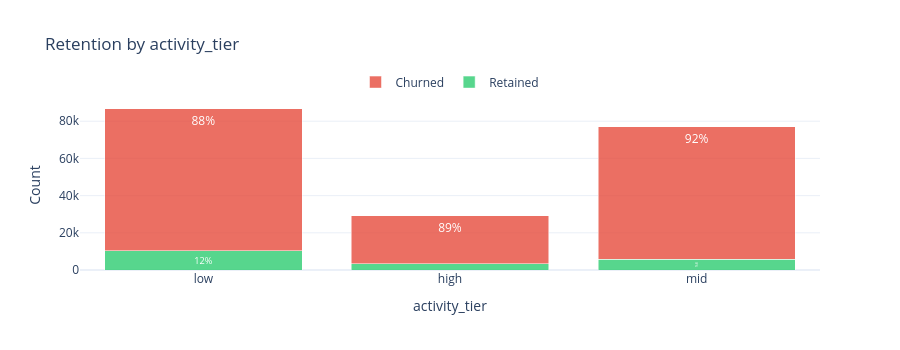
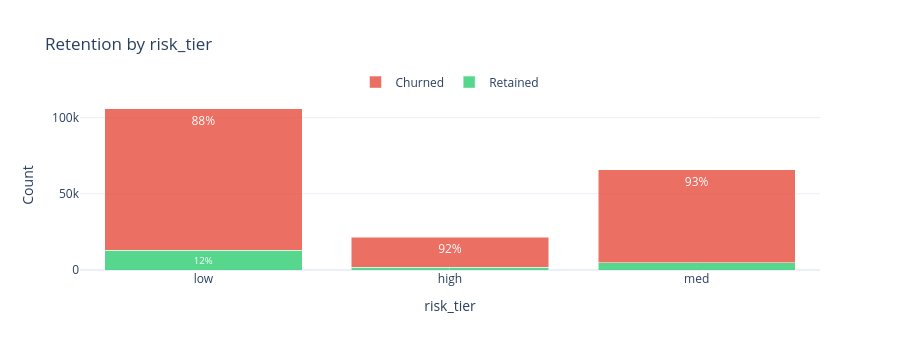
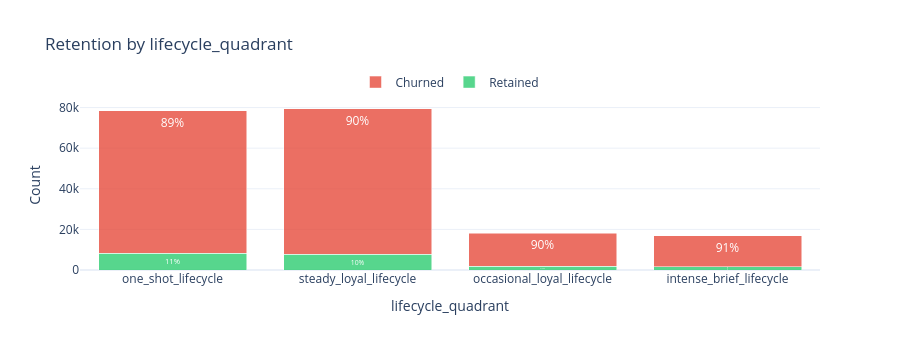
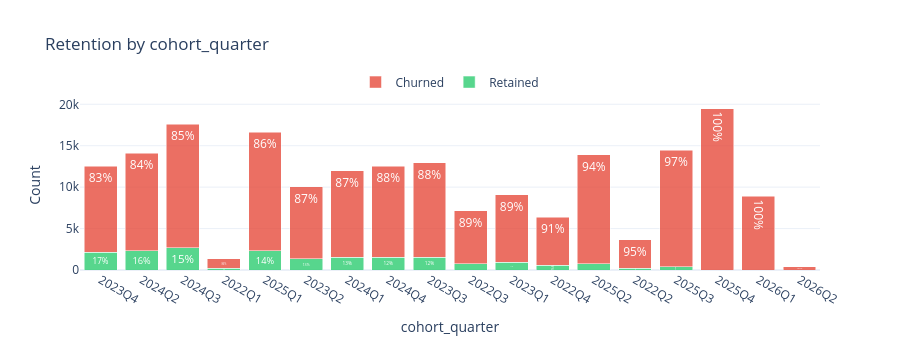

The cell these charts' notebook holds for them, in order:
### Markdown cell above
[//]: # (cr:doc name='5_6_categorical_feature_analysis' id=220b8f56)
## 5.6 Categorical Feature Analysis

Retention rates by category help identify which segments are at higher risk.

**📖 What to Look For:**
- Categories with **low retention rates** = high-risk segments for intervention
- **Large variation** across categories = strong predictive feature
- **Small categories** with extreme rates may be unreliable (small sample size)

**📊 Metrics Explained:**
- **Retention Rate**: % of customers in category who were retained
- **Lift**: How much better/worse than overall retention rate (>1 = better, <1 = worse)
- **Cramér's V**: Strength of association (0-1 scale, like correlation for categorical)

### Code cell
# @cr:code name='analyze_categorical_target' id=3e26270f
from customer_retention.stages.profiling import CategoricalTargetAnalyzer

if findings.target_column:
    target = findings.target_column
    overall_retention = df[target].mean()

    categorical_cols = [
        name for name, col in findings.columns.items()
        if col.inferred_type in [ColumnType.CATEGORICAL_NOMINAL, ColumnType.CATEGORICAL_ORDINAL]
        and name not in TEMPORAL_METADATA_COLS
    ]

    print("=" * 80)
    print("CATEGORICAL FEATURE ANALYSIS")
    print("=" * 80)
    print(f"Overall retention rate: {overall_retention:.1%}")

    if categorical_cols:
        # Use framework analyzer for summary
        cat_analyzer = CategoricalTargetAnalyzer(min_samples_per_category=10)
        summary_df = cat_analyzer.analyze_multiple(df, categorical_cols, target)

        print("\n📈 Categorical Feature Strength (Cramér's V):")
        print("-" * 60)
        for _, row in summary_df.iterrows():
            if row["cramers_v"] >= 0.3:
                strength = "Strong"
                emoji = "🔴"
            elif row["cramers_v"] >= 0.1:
                strength = "Moderate"
                emoji = "🟡"
            else:
                strength = "Weak"
                emoji = "🟢"
            sig = "***" if row["p_value"] < 0.001 else "**" if row["p_value"] < 0.01 else "*" if row["p_value"] < 0.05 else ""
            print(f"  {emoji} {row['feature']}: V={row['cramers_v']:.3f} ({strength}) {sig}")

        # Detailed analysis for each categorical feature
        for col_name in categorical_cols[:5]:
            result = cat_analyzer.analyze(df, col_name, target)

            print(f"\n{'='*60}")
            print(f"📊 {col_name.upper()}")
            print("="*60)

            # Display stats table
            if len(result.category_stats) > 0:
                display_stats = result.category_stats[['category', 'total_count', 'retention_rate', 'lift', 'pct_of_total']].copy()
                display_stats['retention_rate'] = display_stats['retention_rate'].apply(lambda x: f"{x:.1%}")
                display_stats['lift'] = display_stats['lift'].apply(lambda x: f"{x:.2f}x")
                display_stats['pct_of_total'] = display_stats['pct_of_total'].apply(lambda x: f"{x:.1%}")
                display_stats.columns = [col_name, 'Count', 'Retention Rate', 'Lift', '% of Data']
                display_table(display_stats)

                # Stacked bar chart
                cat_stats = result.category_stats
                categories = cat_stats['category'].tolist()
                retained_counts = cat_stats['retained_count'].tolist()
                churned_counts = cat_stats['churned_count'].tolist()

                fig = go.Figure()

                fig.add_trace(go.Bar(
                    name='Retained',
                    x=categories,
                    y=retained_counts,
                    marker_color='rgba(46, 204, 113, 0.8)',
                    text=[f"{r/(r+c)*100:.0f}%" for r, c in zip(retained_counts, churned_counts)],
                    textposition='inside',
                    textfont=dict(color='white', size=12)
                ))

                fig.add_trace(go.Bar(
                    name='Churned',
                    x=categories,
                    y=churned_counts,
                    marker_color='rgba(231, 76, 60, 0.8)',
                    text=[f"{c/(r+c)*100:.0f}%" for r, c in zip(retained_counts, churned_counts)],
                    textposition='inside',
                    textfont=dict(color='white', size=12)
                ))

                fig.update_layout(
                    barmode='stack',
                    title=f"Retention by {col_name}",
                    xaxis_title=col_name,
                    yaxis_title="Count",
                    template='plotly_white',
                    height=350,
                    legend=dict(orientation="h", yanchor="bottom", y=1.02, xanchor="center", x=0.5)
                )
                display_figure(fig)

                # Flag high-risk categories from framework result
                if result.high_risk_categories:
                    print("\n  ⚠️ High-risk categories (lift < 0.9x):")
                    for cat in result.high_risk_categories:
                        cat_row = cat_stats[cat_stats['category'] == cat].iloc[0]
                        print(f"     • {cat}: {cat_row['retention_rate']:.1%} retention ({cat_row['lift']:.2f}x lift)")
    else:
        print("\n  ℹ️ No categorical columns detected.")
else:
    print("No target column available for categorical analysis.")

### Figure 1 — Plotly figure (JSON) as saved in the notebook; plotly's stock layout.template omitted (floating-point values rounded to 4 significant figures)
{"data": [{"marker": {"color": "rgba(46, 204, 113, 0.8)"}, "name": "Retained", "text": ["12%", "11%", "8%"], "textfont": {"color": "white", "size": 12}, "textposition": "inside", "type": "bar", "x": ["low", "high", "mid"], "y": [10229, 3281, 5790]}, {"marker": {"color": "rgba(231, 76, 60, 0.8)"}, "name": "Churned", "text": ["88%", "89%", "92%"], "textfont": {"color": "white", "size": 12}, "textposition": "inside", "type": "bar", "x": ["low", "high", "mid"], "y": [76621, 25862, 71217]}], "layout": {"barmode": "stack", "height": 350, "legend": {"orientation": "h", "x": 0.5, "xanchor": "center", "y": 1.02, "yanchor": "bottom"}, "title": {"text": "Retention by activity_tier"}, "xaxis": {"title": {"text": "activity_tier"}}, "yaxis": {"title": {"text": "Count"}}}}

### Figure 2 — Plotly figure (JSON) as saved in the notebook; plotly's stock layout.template omitted (floating-point values rounded to 4 significant figures)
{"data": [{"marker": {"color": "rgba(46, 204, 113, 0.8)"}, "name": "Retained", "text": ["12%", "8%", "7%"], "textfont": {"color": "white", "size": 12}, "textposition": "inside", "type": "bar", "x": ["low", "high", "med"], "y": [12931, 1737, 4632]}, {"marker": {"color": "rgba(231, 76, 60, 0.8)"}, "name": "Churned", "text": ["88%", "92%", "93%"], "textfont": {"color": "white", "size": 12}, "textposition": "inside", "type": "bar", "x": ["low", "high", "med"], "y": [93026, 19686, 60988]}], "layout": {"barmode": "stack", "height": 350, "legend": {"orientation": "h", "x": 0.5, "xanchor": "center", "y": 1.02, "yanchor": "bottom"}, "title": {"text": "Retention by risk_tier"}, "xaxis": {"title": {"text": "risk_tier"}}, "yaxis": {"title": {"text": "Count"}}}}

### Figure 3 — Plotly figure (JSON) as saved in the notebook; plotly's stock layout.template omitted (floating-point values rounded to 4 significant figures)
{"data": [{"marker": {"color": "rgba(46, 204, 113, 0.8)"}, "name": "Retained", "text": ["11%", "10%", "10%", "9%"], "textfont": {"color": "white", "size": 12}, "textposition": "inside", "type": "bar", "x": ["one_shot_lifecycle", "steady_loyal_lifecycle", "occasional_loyal_lifecycle", "intense_brief_lifecycle"], "y": [8299, 7720, 1737, 1544]}, {"marker": {"color": "rgba(231, 76, 60, 0.8)"}, "name": "Churned", "text": ["89%", "90%", "90%", "91%"], "textfont": {"color": "white", "size": 12}, "textposition": "inside", "type": "bar", "x": ["one_shot_lifecycle", "steady_loyal_lifecycle", "occasional_loyal_lifecycle", "intense_brief_lifecycle"], "y": [70059, 71796, 16405, 15440]}], "layout": {"barmode": "stack", "height": 350, "legend": {"orientation": "h", "x": 0.5, "xanchor": "center", "y": 1.02, "yanchor": "bottom"}, "title": {"text": "Retention by lifecycle_quadrant"}, "xaxis": {"title": {"text": "lifecycle_quadrant"}}, "yaxis": {"title": {"text": "Count"}}}}

### Figure 4 — Plotly figure (JSON) as saved in the notebook; plotly's stock layout.template omitted (floating-point values rounded to 4 significant figures)
{"data": [{"marker": {"color": "rgba(46, 204, 113, 0.8)"}, "name": "Retained", "text": ["17%", "16%", "15%", "14%", "14%", "13%", "13%", "12%", "12%", "11%", "11%", "9%", "6%", "5%", "3%", "0%", "0%", "0%"], "textfont": {"color": "white", "size": 12}, "textposition": "inside", "type": "bar", "x": ["2023Q4", "2024Q2", "2024Q3", "2022Q1", "2025Q1", "2023Q2", "2024Q1", "2024Q4", "2023Q3", "2022Q3", "2023Q1", "2022Q4", "2025Q2", "2022Q2", "2025Q3", "2025Q4", "2026Q1", "2026Q2"], "y": [2123, 2316, 2702, 193, 2316, 1351, 1544, 1544, 1544, 772, 965, 579, 772, 193, 386, 0, 0, 0]}, {"marker": {"color": "rgba(231, 76, 60, 0.8)"}, "name": "Churned", "text": ["83%", "84%", "85%", "86%", "86%", "87%", "87%", "88%", "88%", "89%", "89%", "91%", "94%", "95%", "97%", "100%", "100%", "100%"], "textfont": {"color": "white", "size": 12}, "textposition": "inside", "type": "bar", "x": ["2023Q4", "2024Q2", "2024Q3", "2022Q1", "2025Q1", "2023Q2", "2024Q1", "2024Q4", "2023Q3", "2022Q3", "2023Q1", "2022Q4", "2025Q2", "2022Q2", "2025Q3", "2025Q4", "2026Q1", "2026Q2"], "y": [10422, 11773, 14861, 1158, 14282, 8685, 10422, 11001, 11387, 6369, 8106, 5790, 13124, 3474, 14089, 19493, 8878, 386]}], "layout": {"barmode": "stack", "height": 350, "legend": {"orientation": "h", "x": 0.5, "xanchor": "center", "y": 1.02, "yanchor": "bottom"}, "title": {"text": "Retention by cohort_quarter"}, "xaxis": {"title": {"text": "cohort_quarter"}}, "yaxis": {"title": {"text": "Count"}}}}
